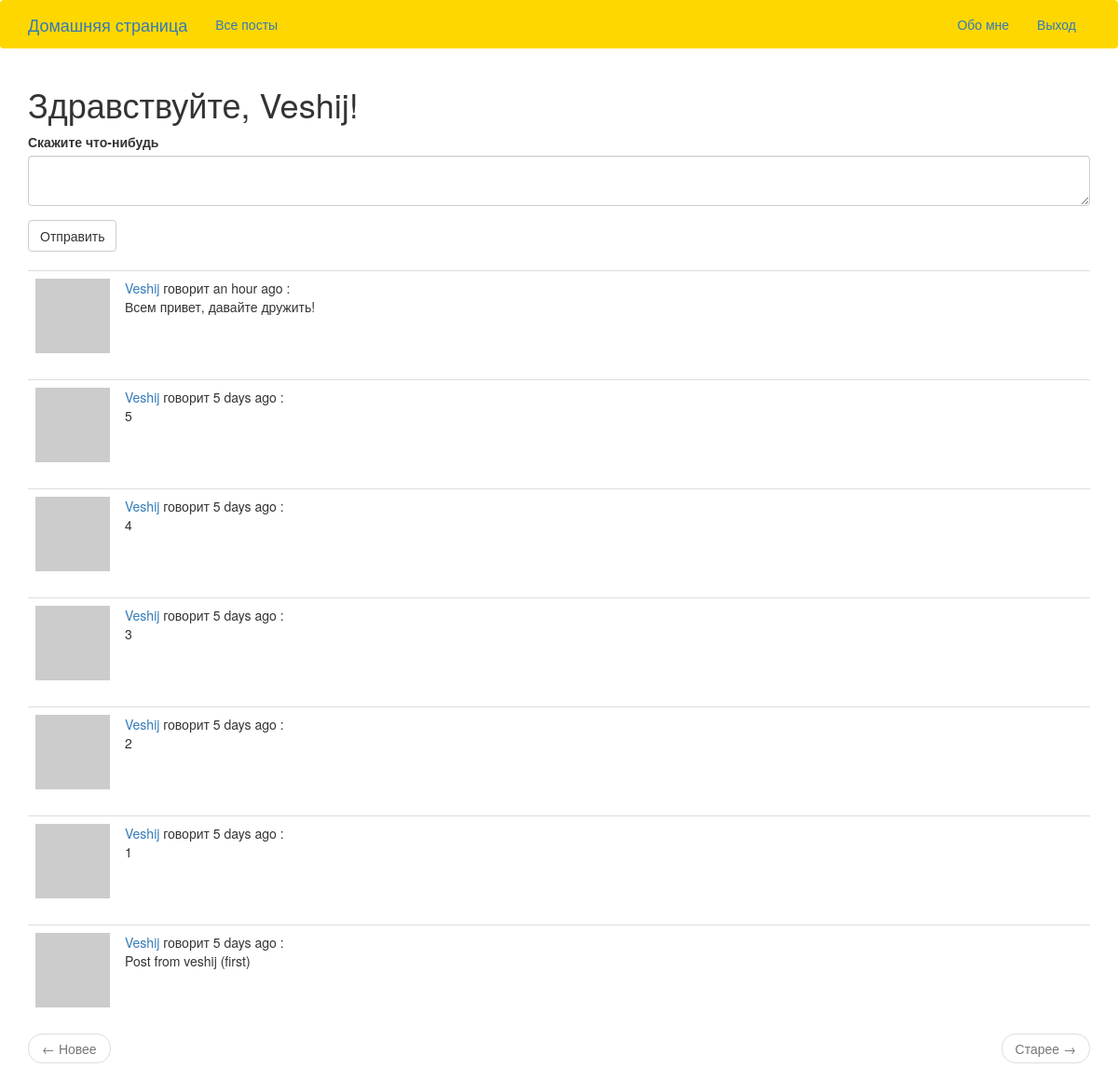
The app's page /index (signed in) with its own data.
### app/models.py (models this page shows, shortened)
class User(UserMixin, db.Model):
    id = db.Column(db.Integer, primary_key=True)
    username = db.Column(db.String(64), index=True, unique=True)
    email = db.Column(db.String(120), index=True, unique=True)
    password_hash = db.Column(db.String(128))
    posts = db.relationship('Post', backref='author', lazy='dynamic')
    about_me = db.Column(db.String(140))
    last_seen = db.Column(db.DateTime, default=datetime.utcnow)
    followed = db.relationship(
            'User', secondary=followers,
            primaryjoin=(followers.c.follower_id == id),
            secondaryjoin=(followers.c.followed_id == id),
            backref=db.backref('followers', lazy='dynamic'), lazy='dynamic')
    def avatar(self, size):
        digest = md5(self.email.lower().encode('utf-8')).hexdigest()
        return 'https://www.gravatar.com/avatar/{}?d=identicon&s={}'.format(digest, size)
    def followed_posts(self):
        followed = Post.query.join(
                followers, (followers.c.followed_id == Post.user_id)).filter(
                        followers.c.follower_id == self.id)
        own = Post.query.filter_by(user_id=self.id)
        return followed.union(own).order_by(Post.timestamp.desc())

class Post(db.Model):
    id = db.Column(db.Integer, primary_key=True)
    body = db.Column(db.String(140))
    timestamp = db.Column(db.DateTime, index=True, default=datetime.utcnow)
    user_id = db.Column(db.Integer, db.ForeignKey('user.id'))

### app/routes.py (the view)
@app.route('/', methods=['GET', 'POST'])
@app.route('/index', methods=['GET', 'POST'])
@login_required
def index():
    form = PostForm()
    if form.validate_on_submit():
        post = Post(body=form.post.data, author=current_user)
        db.session.add(post)
        db.session.commit()
        flash('Your post is now live!')
        return redirect(url_for('index'))
    page = request.args.get('page', 1, type=int)
    posts = current_user.followed_posts().paginate(
            page, app.config['POSTS_PER_PAGE'], False)
    next_url = url_for('index', page=posts.next_num) \
            if posts.has_next else None
    prev_url = url_for('index', page=posts.prev_num) \
            if posts.has_prev else None
    return render_template('index.html', title='Home', posts=posts.items, form=form, next_url=next_url, prev_url=prev_url)

### app/forms.py
class PostForm(FlaskForm):
    post = TextAreaField('Скажите что-нибудь', validators=[
        DataRequired(), Length(min=1, max=140)])
    submit = SubmitField('Отправить')

### app/models.py (called while the page is built)
@login.user_loader
def load_user(id):
    return User.query.get(int(id))

### app/routes.py (called while the page is built)
@app.before_request
def before_request():
    if current_user.is_authenticated:
        current_user.last_seen = datetime.utcnow()
        db.session.commit()

### app/templates/index.html
{% extends "base.html" %}
{% import 'bootstrap/wtf.html' as wtf %}
{% block app_content %}
    <h1>Здравствуйте, {{ current_user.username }}!</h1>
    {% if form %}
    {{ wtf.quick_form(form) }}
    <br>
    {% endif %}
    {% for post in posts %}
        {% include '_post.html' %}
    {% endfor %}
    <nav aria-label="...">
        <ul class="pager">
            <li class="previous{% if not prev_url %} disabled{% endif %}">
                <a href="{{ prev_url or '#' }}">
                    <span aria-hidden="true">&larr;</span> Новее
                </a>
            </li>
            <li class="next{% if not next_url %} disabled{% endif %}">
                <a href="{{ next_url or '#' }}">
                    Старее	 <span aria-hidden="true">&rarr;</span>
                </a>
            </li>
        </ul>
    </nav>
{% endblock %}

### app/templates/_post.html
   <table class="table table-hover">
        <tr>
            <td width="70px">
                <a href="{{ url_for('user', username=post.author.username) }}">
                    <img src="{{ post.author.avatar(70) }}" />
                </a>
            </td>
            <td>
                <a href="{{ url_for('user', username=post.author.username) }}">
                    {{ post.author.username }}
                </a>
                говорит {{ moment(post.timestamp).fromNow() }} :
                <br>
                {{ post.body }}
            </td>
        </tr>
    </table>

### records on screen
User: username "Veshij"
Post: author.username "Veshij", timestamp "an hour ago", body "Всем привет, давайте дружить!"
Post: author.username "Veshij", timestamp "5 days ago", body "5"
Post: author.username "Veshij", timestamp "5 days ago", body "4"
Post: author.username "Veshij", timestamp "5 days ago", body "3"
Post: author.username "Veshij", timestamp "5 days ago", body "2"
Post: author.username "Veshij", timestamp "5 days ago", body "1"
Post: author.username "Veshij", timestamp "5 days ago", body "Post from veshij (first)"
